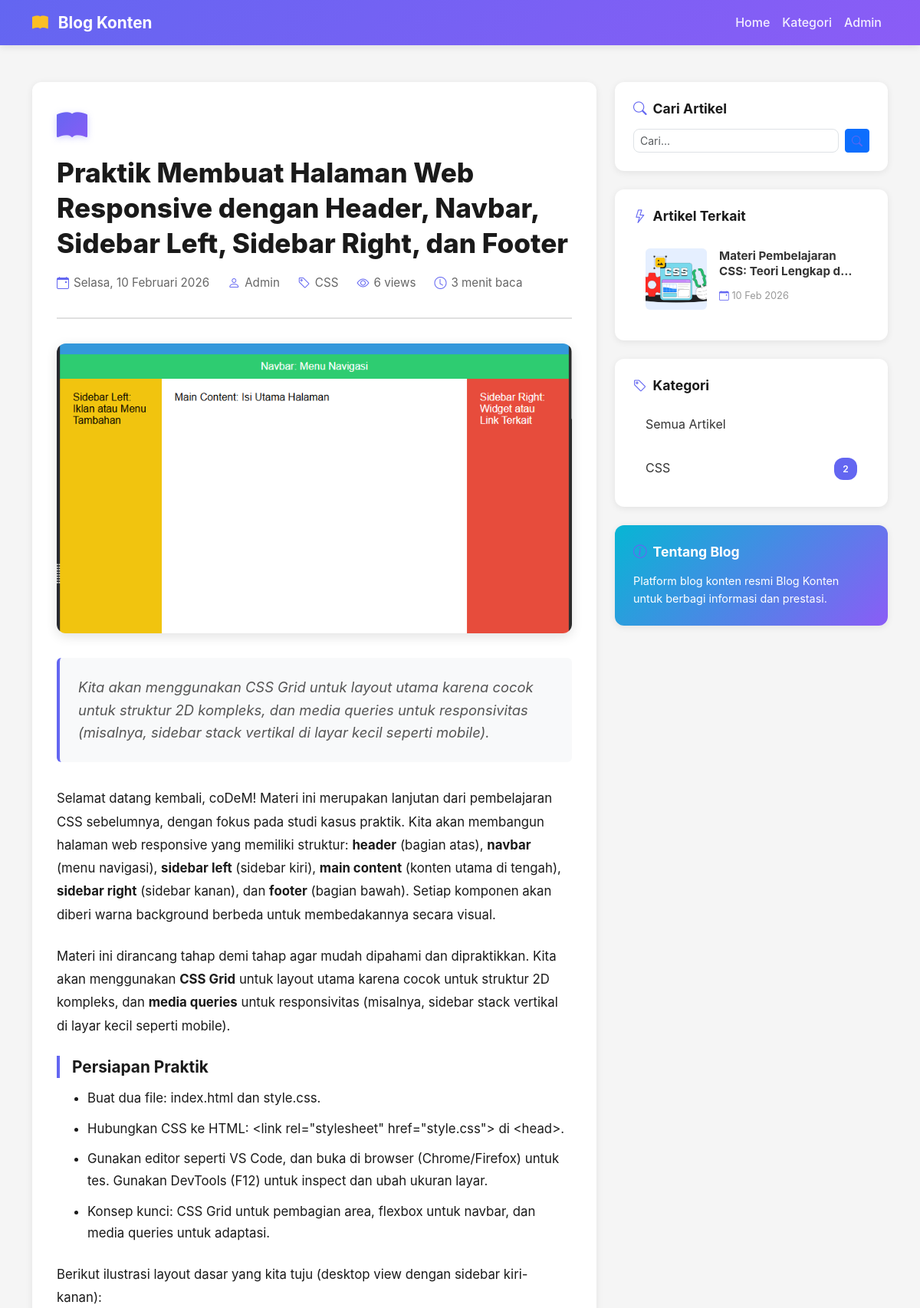
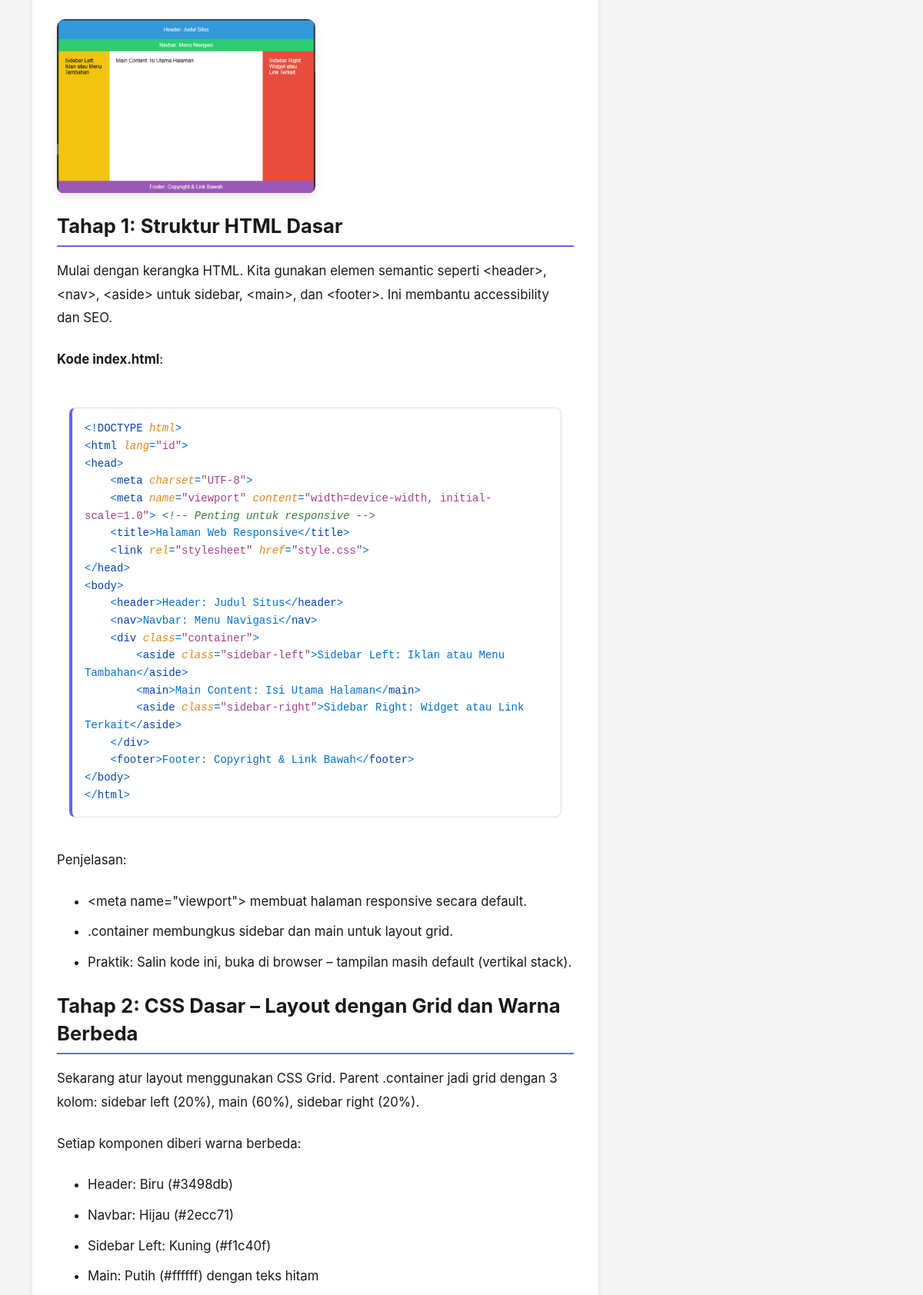
/praktik-membuat-halaman-web-responsive-dengan-header-navbar-sidebar-left-sidebar-right-dan-footer (upper part), run on the app's committed database (2 pictures, top to bottom).
### tables this page shows
CREATE TABLE `posts` (
  `id` int NOT NULL,
  `title` varchar(255) NOT NULL,
  `slug` varchar(255) NOT NULL,
  `content` longtext NOT NULL,
  `excerpt` text NOT NULL,
  `category` varchar(100) NOT NULL,
  `featured_image` varchar(255) DEFAULT NULL,
  `author` varchar(100) DEFAULT 'Admin',
  `views` int DEFAULT '0',
  `status` enum('draft','published','archived') DEFAULT 'draft',
  `created_at` timestamp NULL DEFAULT CURRENT_TIMESTAMP,
  `updated_at` timestamp NULL DEFAULT CURRENT_TIMESTAMP ON UPDATE CURRENT_TIMESTAMP
);

### config/helpers.php (called while the page is built, shortened)
<?php
function sanitize_slug($slug) {
    return preg_replace('/[^a-z0-9\-_]/', '', strtolower($slug));
}
function normalize_image_path($image_path) {
    $path = $image_path;
    if (file_exists($path)) {
        return $path;
    }
    return $path;
}
function get_base_url() {
    $script = $_SERVER['SCRIPT_NAME'] ?? '';
    $dir = rtrim(dirname($script), '/\\');
    return $dir;
}
function format_date_short($date) {
    return date('d M Y', strtotime($date));
}
function format_date_long($date) {
    $months = [
        1 => 'Januari', 2 => 'Februari', 3 => 'Maret', 4 => 'April',
        5 => 'Mei', 6 => 'Juni', 7 => 'Juli', 8 => 'Agustus',
        9 => 'September', 10 => 'Oktober', 11 => 'November', 12 => 'Desember'
    ];
    $days = [
        'Monday' => 'Senin',
        'Tuesday' => 'Selasa',
        'Wednesday' => 'Rabu',
        'Thursday' => 'Kamis',
        'Friday' => 'Jumat',
        'Saturday' => 'Sabtu',
        'Sunday' => 'Minggu'
    ];
    $date_obj = new DateTime($date);
    $day_name = $days[$date_obj->format('l')] ?? $date_obj->format('l');
    $day = $date_obj->format('d');
    $month = $months[(int)$date_obj->format('m')] ?? $date_obj->format('m');
    $year = $date_obj->format('Y');
    return "$day_name, $day $month $year";
}
function get_reading_time($content) {
    $word_count = str_word_count(strip_tags($content));
    $reading_time = ceil($word_count / 200);
    return $reading_time . ' menit';
}
?>

### config/db.php (called while the page is built, shortened)
<?php
$conn = mysqli_connect(DB_HOST, DB_USER, DB_PASS, DB_NAME);
mysqli_set_charset($conn, "utf8");
function escape_string($string) {
    global $conn;
    return mysqli_real_escape_string($conn, $string);
}
?>

### post.php (the view, shortened to what this page needs)
<?php
require_once 'config/db.php';
require_once 'config/helpers.php';
$post_slug = isset($_GET['slug']) ? sanitize_slug($_GET['slug']) : '';
$slug_escaped = escape_string($post_slug);
$query = "SELECT id, title, slug, content, excerpt, category, featured_image, author, views, created_at FROM posts
          WHERE slug = '$slug_escaped' AND status = 'published'";
$result = mysqli_query($conn, $query);
$post = mysqli_fetch_assoc($result);
$post_id = $post['id'];
$update_query = "UPDATE posts SET views = views + 1 WHERE id = $post_id";
mysqli_query($conn, $update_query);
$related_query = "SELECT id, title, slug, excerpt, featured_image, created_at FROM posts
                  WHERE category = '" . escape_string($post['category']) . "'
                  AND id != $post_id
                  AND status = 'published'
                  ORDER BY created_at DESC
                  LIMIT 3";
$related_result = mysqli_query($conn, $related_query);
$related_posts = [];
while ($row = mysqli_fetch_assoc($related_result)) {
    $related_posts[] = $row;
}
$content = $post['content'];
$content = str_replace('../uploads/posts/', 'uploads/posts/', $content);
$content = preg_replace_callback(
    '/<img\s+([^>]*?)src=["\']([^"\']+)["\']([^>]*?)>/i',
    function($matches) {
        $before = $matches[1];
        $src = $matches[2];
        $after = $matches[3];
        $src = str_replace('../', '', $src);
        if (strpos($src, 'uploads') !== false && strpos($src, 'uploads/posts/') === false) {
            if (preg_match('/^[a-zA-Z0-9_.\-]+\.(jpg|jpeg|png|gif|webp)$/i', $src)) {
                $src = 'uploads/posts/' . $src;
            }
        }
        $class = 'content-img';
        if (preg_match('/class=["\']([^"\']*)["\']/', $after, $class_match)) {
            $after = str_replace('class="' . $class_match[1] . '"', 'class="' . $class_match[1] . ' ' . $class . '"', $after);
        } else {
            $after = 'class="' . $class . '" ' . $after;
        }
        return '<img ' . $before . 'src="' . $src . '"' . $after . '>';
    },
    $content
);
$content = preg_replace_callback(
    '/<iframe\s+([^>]*?)src=["\']([^"\']+)["\']([^>]*?)><\/iframe>/i',
    function($matches) {
        $before = $matches[1];
        $src = $matches[2];
        $after = $matches[3];
        if (preg_match('/(youtube|youtu\.be|vimeo|dailymotion|wistia)/', $src)) {
            $iframe = '<iframe ' . $before . 'src="' . $src . '" allowfullscreen' . $after . '></iframe>';
            return '<div class="video-container">' . $iframe . '</div>';
        }
        return '<iframe ' . $before . 'src="' . $src . '"' . $after . '></iframe>';
    },
    $content
);
$content = preg_replace(
    '/<div class="video-container"><div class="video-container">/i',
    '<div class="video-container">',
    $content
);
$content = preg_replace(
    '/<\/div><\/div>\s*$/i',
    '</div>',
    $content
);
?>
<!DOCTYPE html>
<html lang="id">
<head>
    <link href="https://cdn.jsdelivr.net/npm/bootstrap@5.3.0/dist/css/bootstrap.min.css" rel="stylesheet">
    <link rel="stylesheet" href="https://cdn.jsdelivr.net/npm/bootstrap-icons@1.10.0/font/bootstrap-icons.css">
    <link rel="stylesheet" href="css/style.css">
</head>
<body>
    <nav class="navbar navbar-expand-lg sticky-top">
        <div class="container">
            <a class="navbar-brand" href="index.php">
                <i class="bi bi-book-fill"></i> Blog Konten
            </a>
            <div class="collapse navbar-collapse" id="navbarNav">
                <ul class="navbar-nav ms-auto">
                    <li class="nav-item">
                        <a class="nav-link" href="index.php">Home</a>
                    </li>
                    <li class="nav-item">
                        <a class="nav-link" href="index.php#categories">Kategori</a>
                    </li>
                    <li class="nav-item">
                        <a class="nav-link" href="admin/login.php">Admin</a>
                    </li>
                </ul>
            </div>
        </div>
    </nav>
    <main class="container my-5">
        <div class="row">
            <div class="col-lg-8">
                <article class="post-container">
                    <header class="post-header">
                        <h1>
                            <i class="bi bi-book-fill"></i>
                            <?php echo htmlspecialchars($post['title']); ?>
                        </h1>
                        <div class="post-meta">
                            <span>
                                <i class="bi bi-calendar-event"></i>
                                <?php echo format_date_long($post['created_at']); ?>
                            </span>
                            <span>
                                <i class="bi bi-person"></i>
                                <?php echo htmlspecialchars($post['author']); ?>
                            </span>
                            <span>
                                <i class="bi bi-tag"></i>
                                <?php echo htmlspecialchars($post['category']); ?>
                            </span>
                            <span>
                                <i class="bi bi-eye"></i>
                                <?php echo number_format($post['views']); ?> views
                            </span>
                            <span>
                                <i class="bi bi-clock"></i>
                                <?php echo get_reading_time($post['content']); ?> baca
                            </span>
                        </div>
                    </header>
                    <?php if (!empty($post['featured_image'])): ?>
                    <?php $featured_path = normalize_image_path($post['featured_image']); ?>
                    <?php $base_url = get_base_url(); ?>
                    <div class="featured-image-container">
                        <img src="<?php echo ($base_url ? $base_url . '/' : '/') . htmlspecialchars($featured_path); ?>"
                             alt="<?php echo htmlspecialchars($post['title']); ?>"
                             class="featured-image"
                             loading="lazy">
                    </div>
                    <?php else: ?>
                    <div class="featured-image-container">
                        <i class="bi bi-image featured-image-placeholder"></i>
                    </div>
                    <?php endif; ?>
                    <div class="post-excerpt">
                        <?php echo htmlspecialchars($post['excerpt']); ?>
                    </div>
                    <div class="post-content">
                        <?php echo $content; ?>
                    </div>
                </article>
            </div>
            <aside class="col-lg-4">
                <div class="sidebar">
                    <div class="sidebar-card">
                        <h5>
                            <i class="bi bi-search"></i> Cari Artikel
                        </h5>
                        <form method="GET" action="index.php" class="d-flex gap-2">
                            <input type="text" class="form-control form-control-sm" placeholder="Cari..."
                                   name="search" value="<?php echo htmlspecialchars($_GET['search'] ?? ''); ?>">
                            <button class="btn btn-sm btn-primary" type="submit">
                                <i class="bi bi-search"></i>
                            </button>
                        </form>
                    </div>
                    <?php if (!empty($related_posts)): ?>
                    <div class="sidebar-card">
                        <h5>
                            <i class="bi bi-lightning"></i> Artikel Terkait
                        </h5>
                        <div class="category-list">
                            <?php foreach ($related_posts as $related): ?>
                            <a href="<?php echo htmlspecialchars($related['slug']); ?>" class="related-item">
                                <?php
                                    $related_img_path = normalize_image_path($related['featured_image'] ?? '');
                                    $base_url = get_base_url();
                                ?>
                                <?php if (!empty($related_img_path)): ?>
                                    <img src="<?php echo ($base_url ? $base_url . '/' : '/') . htmlspecialchars($related_img_path); ?>"
                                         alt="<?php echo htmlspecialchars($related['title']); ?>"
                                         class="related-thumbnail"
                                         loading="lazy"
                                         onerror="this.style.display='none'; this.parentElement.querySelector('.related-content').style.marginLeft='0';">
                                <?php else: ?>
                                    <div class="related-thumbnail d-flex align-items-center justify-content-center">
                                        <i class="bi bi-image" style="color: #ddd; font-size: 1.5rem;"></i>
                                    </div>
                                <?php endif; ?>
                                <div class="related-content">
                                    <h6><?php echo htmlspecialchars($related['title']); ?></h6>
                                    <span class="related-date">
                                        <i class="bi bi-calendar-event"></i>
                                        <?php echo format_date_short($related['created_at']); ?>
                                    </span>
                                </div>
                            </a>
                            <?php endforeach; ?>
                        </div>
                    </div>
                    <?php endif; ?>
                    <div class="sidebar-card">
                        <h5>
                            <i class="bi bi-tag"></i> Kategori
                        </h5>
                        <div class="category-list">
                            <a href="index.php" class="category-link">
                                <span>Semua Artikel</span>
                            </a>
                            <?php
                            $categories_query = "SELECT DISTINCT category FROM posts WHERE status = 'published' ORDER BY category ASC";
                            $categories_result = mysqli_query($conn, $categories_query);
                            while ($cat = mysqli_fetch_assoc($categories_result)) {
                                $count_query = "SELECT COUNT(*) as count FROM posts WHERE category = '" . escape_string($cat['category']) . "' AND status = 'published'";
                                $count_result = mysqli_query($conn, $count_query);
                                $count = mysqli_fetch_assoc($count_result)['count'];
                                ?>
                                <a href="index.php?category=<?php echo urlencode($cat['category']); ?>" class="category-link">
                                    <span><?php echo htmlspecialchars($cat['category']); ?></span>
                                    <span class="category-badge"><?php echo $count; ?></span>
                                </a>
                                <?php
                            }
                            ?>
                        </div>
                    </div>
                    <div class="sidebar-card" style="background: linear-gradient(135deg, var(--turquoise) 0%, var(--secondary) 100%); color: white;">
                        <h5 style="color: white;">
                            <i class="bi bi-info-circle"></i> Tentang Blog
                        </h5>
                        <p style="font-size: 0.9rem; margin: 0; line-height: 1.6;">
                            Platform blog konten resmi Blog Konten untuk berbagi informasi dan prestasi.
                        </p>
                    </div>
                </div>
            </aside>
        </div>
    </main>
</body>
</html>

### css/style.css (style rules this page uses)
:root { --primary: #6366f1; --secondary: #ec4899; --accent: #0ea5e9; --success: #10b981; --warning: #f59e0b; --danger: #ef4444; --info: #06b6d4; --dark: #1f2937; --light: #f9fafb; }
* { margin: 0; padding: 0; box-sizing: border-box; }
html { scroll-behavior: smooth; }
body { font-family: 'Segoe UI', Tahoma, Geneva, Verdana, sans-serif; color: #333; background-color: #fff; line-height: 1.6; }
.navbar { background: linear-gradient(135deg, #6366f1 0%, #8b5cf6 100%) !important; box-shadow: 0 2px 10px rgba(0, 0, 0, 0.1); }
.navbar-brand { font-size: 1.3rem; font-weight: 800; color: white !important; }
.navbar-brand i { margin-right: 0.5rem; color: #fbbf24; }
.nav-link { color: rgba(255, 255, 255, 0.9) !important; font-weight: 500; transition: all 0.3s ease; position: relative; }
.nav-link::after { content: ''; position: absolute; bottom: -5px; left: 0; width: 0; height: 2px; background: #fbbf24; transition: width 0.3s ease; }
.category-link { transition: all 0.3s ease; display: flex; justify-content: space-between; align-items: center; }
.form-control, .form-select { border-radius: 8px; background: #fff; color: #333; transition: all 0.3s ease; }

### data on the page
posts: title "Praktik Membuat Halaman Web Responsive dengan Header, Navbar, Sidebar Left, Sidebar Right, dan Footer", created_at "Selasa, 10 Februari 2026", author "Admin", category "CSS", views "6", content "3 menit", featured_image (picture), excerpt "Kita akan menggunakan CSS Grid untuk layout utama karena cocok untuk struktur 2D kompleks, dan media queries untuk responsivitas (misalnya, sidebar stack vertikal di layar kecil seperti mobile).", content "Selamat datang kembali, coDeM! Materi ini merupakan lanjutan dari pembelajaran CSS sebelumnya, dengan fokus pada studi kasus praktik. Kita akan membangun halaman web responsive yang memiliki struktur: header (bagian atas), navbar (menu navigasi), sidebar left (sidebar kiri), main content (konten utama di tengah), sidebar right (sidebar kanan), dan footer (bagian bawah). Setiap komponen akan diberi warna background berbeda untuk membedakannya secara visual. Materi ini dirancang tahap demi tahap agar mudah dipahami dan dipraktikkan. Kita akan menggunakan CSS Grid untuk layout utama karena cocok untuk struktur 2D kompleks, dan media queries untuk responsivitas (misalnya, sidebar stack vertikal…"
posts: featured_image (picture), title "Materi Pembelajaran CSS: Teori Lengkap…", created_at "10 Feb 2026"

### other printed values
$cat['category'] "CSS"
$count "2"
